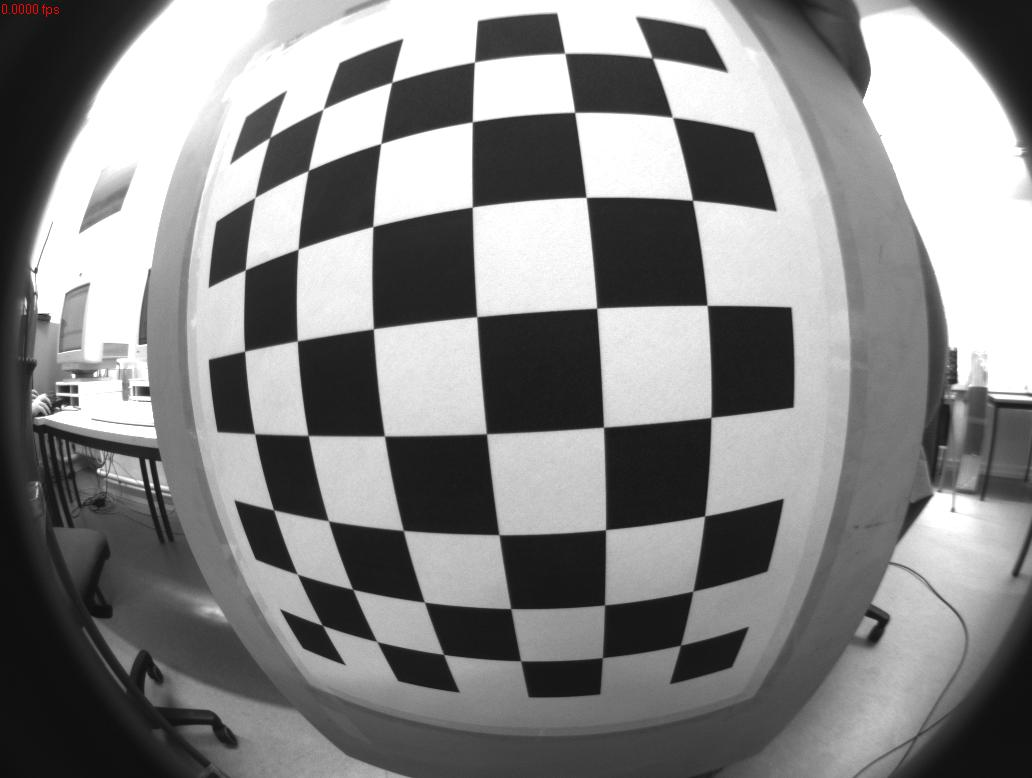
#> input picture chessboard_images/img0.jpg, 1032 x 778 px; its folder holds only this picture in this run
$ python camera_calibration.py
#> lines starting #> are read from the running program, lines starting #| are printed output that depends on the picture; after the words box and inside, x2 and y2 are one past the last pixel; in counts of white or black regions, pixels touching at a corner belong together
import numpy as np
import cv2
import glob
import os

pattern_size = (6,8)
object_points3d = []
image_points = []

folder_path ='./chessboard_images/'
image_files = glob.glob(folder_path + 'img*.jpg')

calibrated_images_path = os.path.join(folder_path, 'calibrated_images')
undistorted_images_path = os.path.join(folder_path, 'undistorted_images')
distortion_matrix_path =os.path.join(folder_path, 'distortion_matrix')

os.makedirs(calibrated_images_path,exist_ok=True)
os.makedirs(undistorted_images_path,exist_ok=True)
os.makedirs(distortion_matrix_path,exist_ok=True)

for image_file in image_files:
    img = cv2.imread(image_file)
#> img is the input picture: shape (778, 1032, 3); mean B, G, R 133.6, 133.6, 133.6
    gray= cv2.cvtColor(img,cv2.COLOR_BGR2GRAY)

    ret, corners = cv2.findChessboardCorners(gray,pattern_size,None)
#> ret = True; corners = 48 rows, first 8: [269.8, 137.6], [323.1, 109.3], [391.7, 82.43], [474.4, 62.08], [564.7, 53.34], [651.9, 58.2], [254.9, 197.5], [308.4, 170.5]

    if ret == True:
        object_points3d.append(np.zeros((pattern_size[0] * pattern_size[1], 3), np.float32))
        object_points3d[-1][:, :2] = np.mgrid[0:pattern_size[0], 0:pattern_size[1]].T.reshape(-1, 2)

        image_points.append(corners)

        cv2.drawChessboardCorners(img,pattern_size, corners, ret)
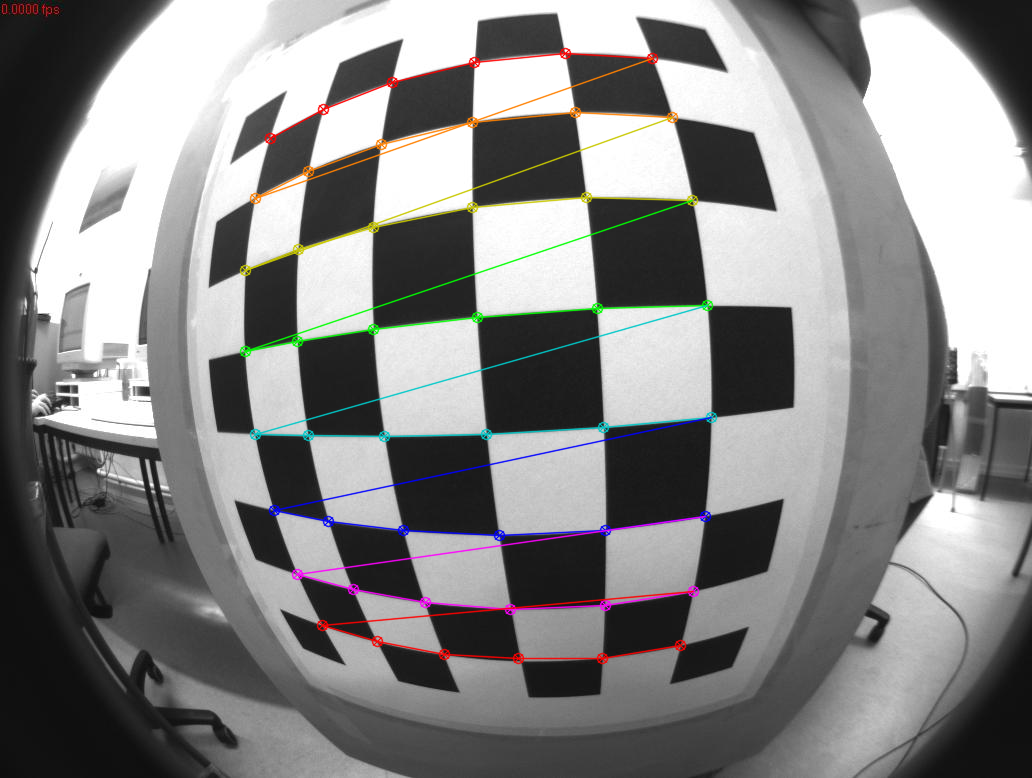
#> img: shape (778, 1032, 3); 2.74% of pixels changed, all inside (x1, y1, x2, y2) = (239, 47, 718, 665)
        cv2.imshow('Chessboard Corners',img)
        cv2.waitKey(400)

        output_file = os.path.join(calibrated_images_path,'calibrated_' + os.path.basename(image_file))
        cv2.imwrite(output_file, img)

cv2.destroyAllWindows()

ret, mtx, dist, rvecs, tvecs = cv2.calibrateCamera(object_points3d, image_points, gray.shape[::-1], None, None)
#> ret = 0.737; mtx = [[375.6, 0, 543.4], [0, 376.2, 376.7], [0, 0, 1]]; dist = [[-0.331, 0.104, 0.00059, -0.000256, -0.014]]; rvecs = ([0.101, 0.0439, -0.0664],); tvecs = ([-3.75, -3.29, 2.96],)

distortion_file = os.path.join(distortion_matrix_path, 'distortion_matrix.txt')
np.savetxt(distortion_file, mtx)

for image_file in image_files:
    img = cv2.imread(image_file)
    img_array = np.array(img)
    undistorted_img =cv2.undistort(img_array, mtx, dist)
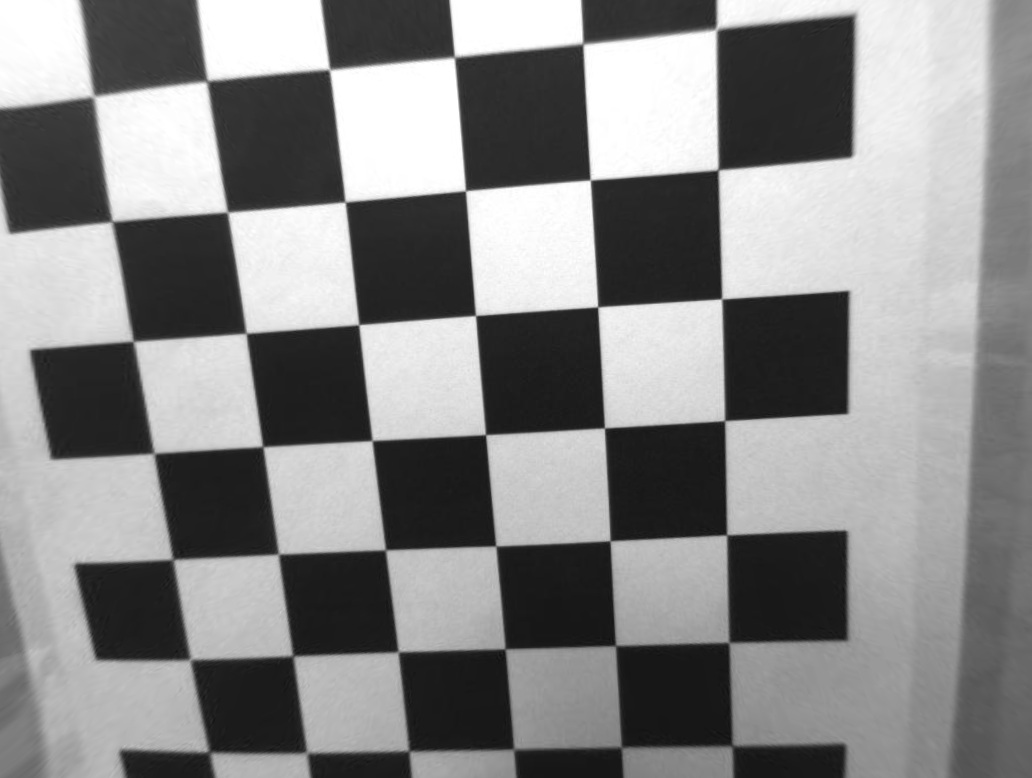
#> undistorted_img: shape (778, 1032, 3); min 14, max 255, mean 135
    undistorted_img = undistorted_img.astype(np.uint8)
    output_file = os.path.join(undistorted_images_path, 'undistorted_' + os.path.basename(image_file))
    cv2.imwrite(output_file, undistorted_img)

print('Calibration completed. Distortion matrix saved. Images processed and saved.')

$ run again, on chessboard_images/img12.jpg
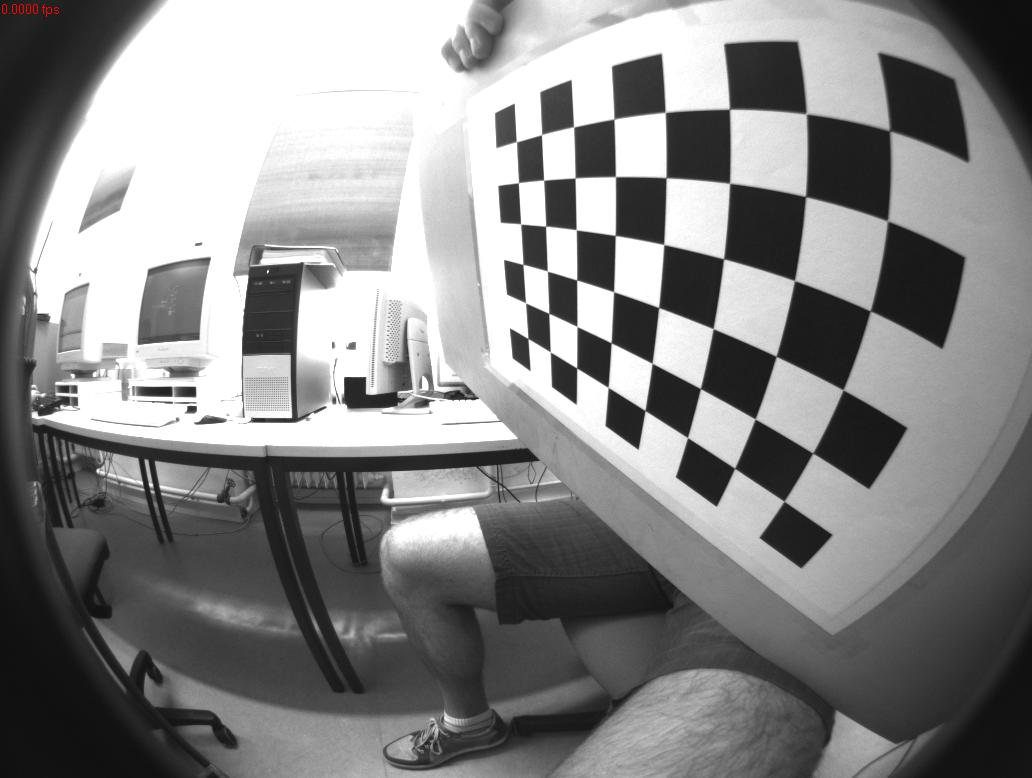
#> input picture chessboard_images/img12.jpg, 1032 x 778 px
#> img is the input picture: shape (778, 1032, 3); mean B, G, R 134.3, 134.3, 134.3
#> `ret, corners = cv2.findChessboardCorners(gray,pattern_size,None)`: ret = True; corners = 48 rows, first 8: [889.4, 131.2], [886.9, 220.9], [870.1, 311], [842.8, 389.8], [812.5, 453.2], [784, 501.3], [805.8, 113.9], [805.4, 196.5]
#> `cv2.drawChessboardCorners(img,pattern_size, corners, ret)`:
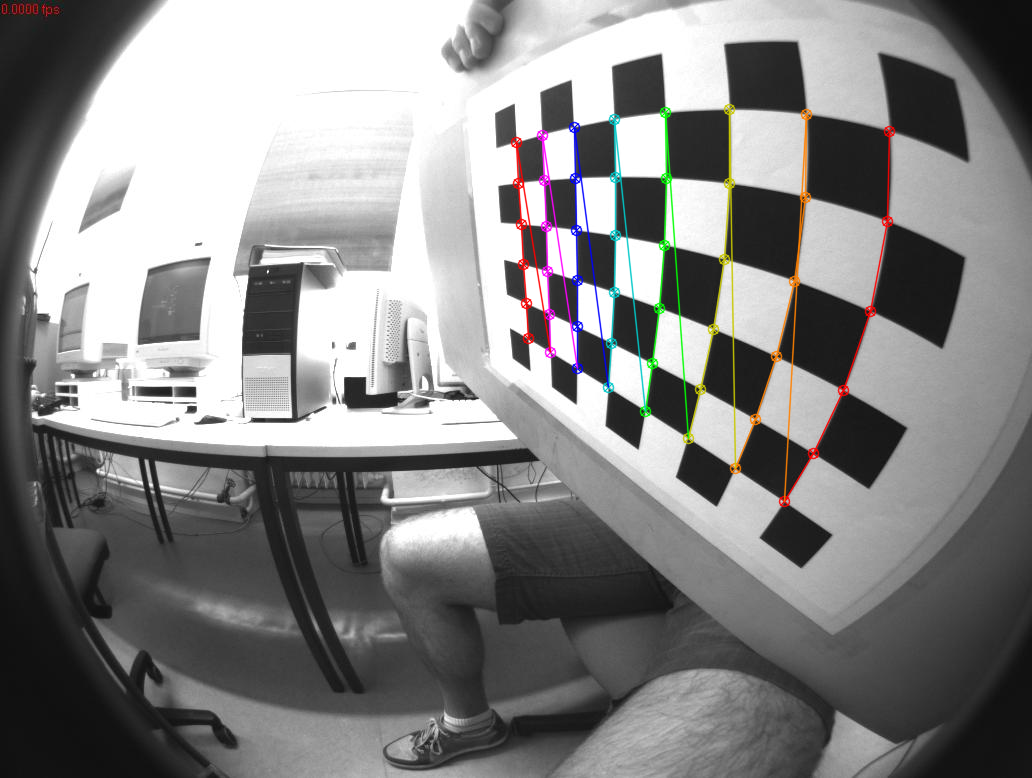
#> img: shape (778, 1032, 3); 2.03% of pixels changed, all inside (x1, y1, x2, y2) = (510, 103, 896, 508)
#> `ret, mtx, dist, rvecs, tvecs = cv2.calibrateCamera(object_points3d, im..`: ret = 2.56; mtx = [[472.2, 0, 543.1], [0, 394.9, 419], [0, 0, 1]]; dist = [[-0.464, 0.141, -0.0454, 0.0303, -0.0206]]; rvecs = ([1.33, 0.347, 1.63],); tvecs = ([2.8, -2.65, 2.24],)
#> `undistorted_img =cv2.undistort(img_array, mtx, dist)`:
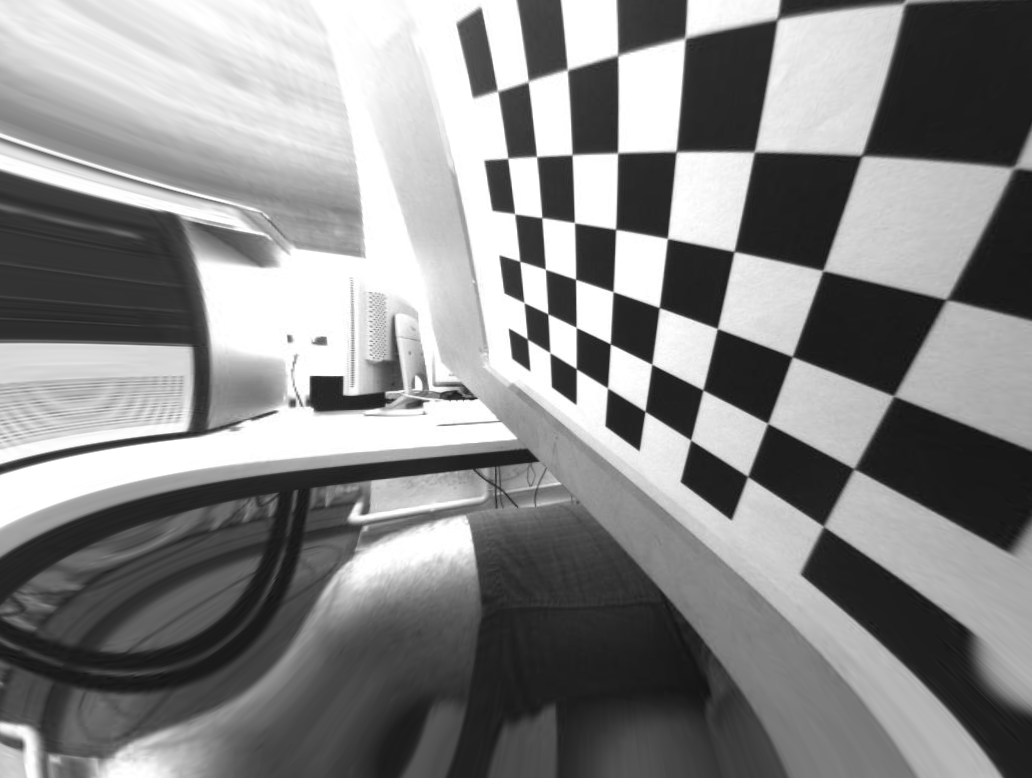
#> undistorted_img: shape (778, 1032, 3); min 16, max 255, mean 135.3

$ run again, on chessboard_images/img13.jpg
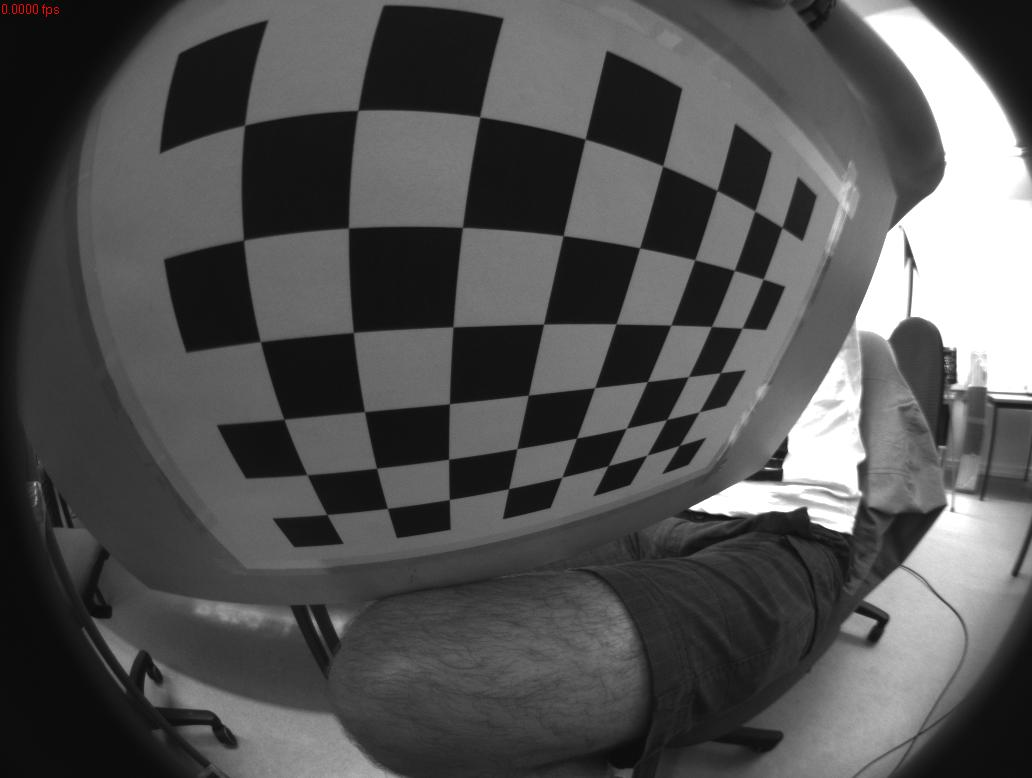
#> input picture chessboard_images/img13.jpg, 1032 x 778 px
#> img is the input picture: shape (778, 1032, 3); mean B, G, R 82.6, 82.6, 82.6
#> `ret, corners = cv2.findChessboardCorners(gray,pattern_size,None)`: ret = True; corners = 48 rows, first 8: [781.9, 227.6], [762.8, 279.3], [741.6, 328.3], [720.1, 372.7], [699.3, 411.6], [679.1, 445.5], [754.6, 211.3], [734.1, 270.4]
#> `cv2.drawChessboardCorners(img,pattern_size, corners, ret)`:
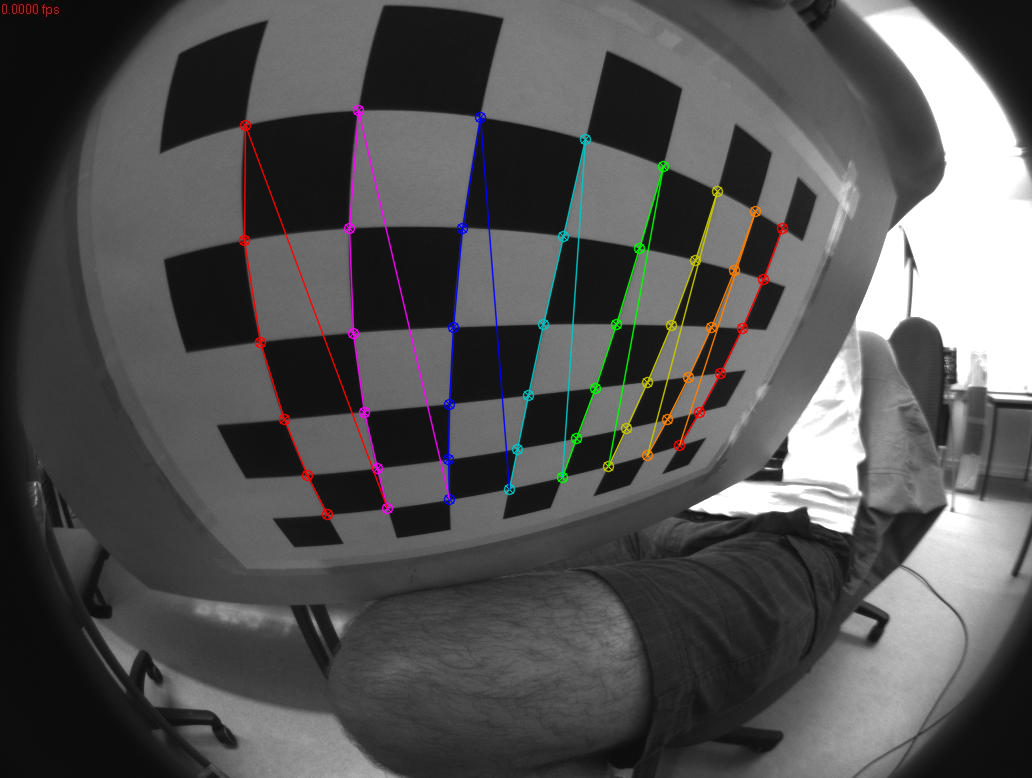
#> img: shape (778, 1032, 3); 2.28% of pixels changed, all inside (x1, y1, x2, y2) = (238, 104, 789, 521)
#> `ret, mtx, dist, rvecs, tvecs = cv2.calibrateCamera(object_points3d, im..`: ret = 0.499; mtx = [[333.3, 0, 538.3], [0, 331.9, 379.1], [0, 0, 1]]; dist = [[-0.271, 0.069, 0.000102, 0.00142, -0.00655]]; rvecs = ([0.153, -0.845, 1.54],); tvecs = ([4.05, -2.55, 4.19],)
#> `undistorted_img =cv2.undistort(img_array, mtx, dist)`:
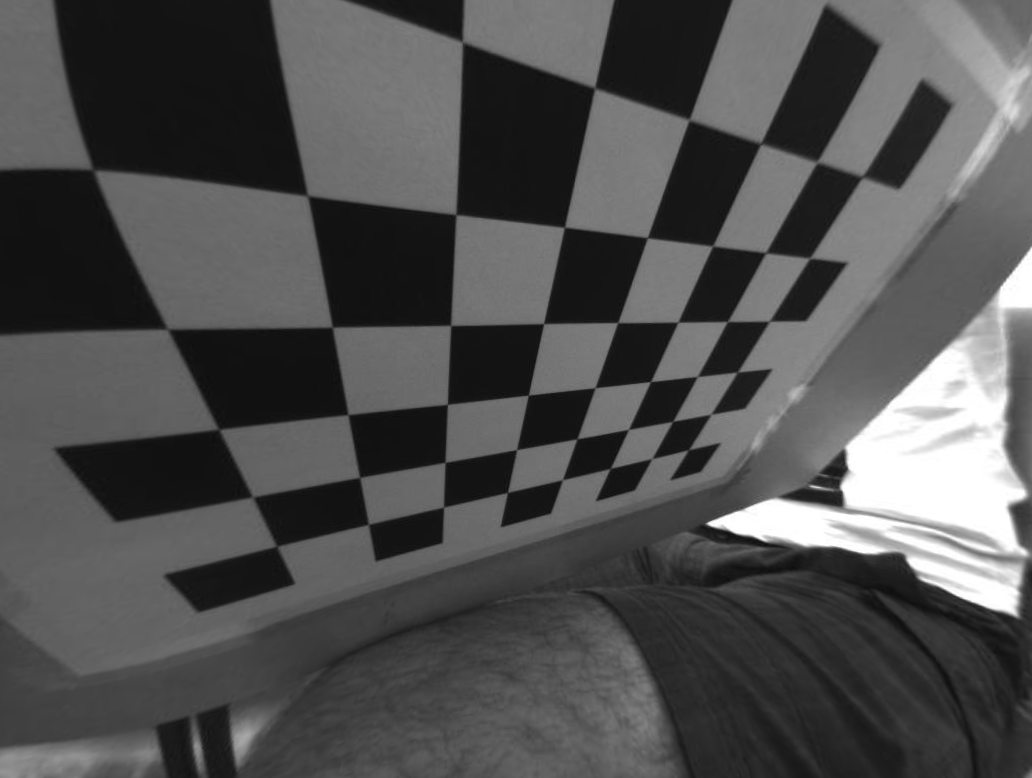
#> undistorted_img: shape (778, 1032, 3); min 11, max 255, mean 80
